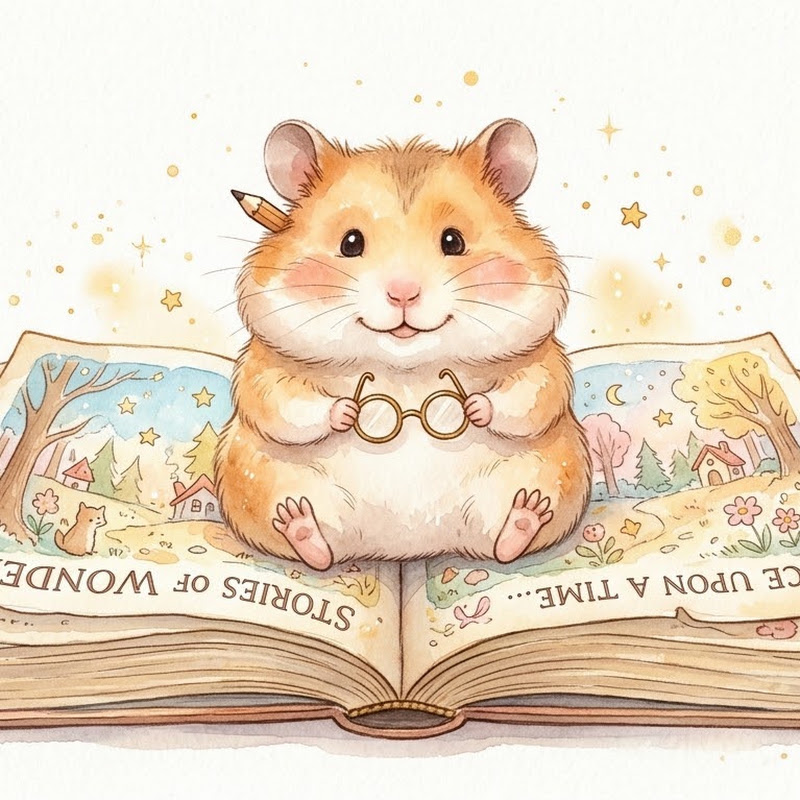
#> input picture hamzzi_profile_picture.png, 800 x 800 px
$ python -i 09c_puzzle_shorts.py   (imports and definitions only)
#> lines starting #> are read from the running program, lines starting #| are printed output that depends on the picture
#!/usr/bin/env python
"""09c_puzzle_shorts.py -- 자체 완결 퍼즐형 숏츠 (2026-10-12 '새 포맷 A~D 순환 채택').

  python 09c_puzzle_shorts.py --dir output/폴더 --format A|B|C|D|auto [--lang ko] [--force]

  A 그림 수수께끼 : 그림 한 조각 확대 -> 힌트 2개 -> 3,2,1 -> 전체 공개
  B 다른 그림 찾기: Gemini 편집 + 차이영역 검사 + 마스크 합성(바뀐 곳 정확히 3곳)
  C 무슨 소리일까 : sfx_lib 효과음 -> 그림 3장 중 고르기 -> 공개
  D 햄찌쌤 질문   : 햄찌쌤(입 움직임)이 주제 질문 -> 본편 장면 3컷

산출: <dir>/shorts_puzzle.mp4 (1080x1920, 30fps, 15~20초, -14 LUFS) + shorts_puzzle.json
작업 파일은 <dir>/_puzzle_work/ 에만 만든다. 기존 파일은 건드리지 않는다. 업로드 안 함.
문구(힌트·정답·질문·VO)는 Gemini 가 story.json 근거로 생성한다(포맷 틀 문구 제외).
"""
import argparse, functools, io, json, math, os, re, subprocess, sys, time
from pathlib import Path
import numpy as np
from PIL import Image, ImageDraw, ImageFont, ImageFilter
from scipy.io import wavfile
from scipy.signal import resample_poly
from scipy import ndimage as ndi

PROJ = Path(__file__).resolve().parent
sys.path.insert(0, str(PROJ))
FFBIN = r"C:\Users\권준구\AppData\Local\Microsoft\WinGet\Packages\Gyan.FFmpeg_Microsoft.Winget.Source_8wekyb3d8bbwe\ffmpeg-8.1-full_build\bin"
if os.path.isdir(FFBIN): os.environ["PATH"] = FFBIN + os.pathsep + os.environ["PATH"]
import requests
from dotenv import dotenv_values
import sfx_lib

# [1 line that did not run here, left out]
FONT = PROJ / "assets/fonts/Jua-Regular.ttf"
HAMDIR = PROJ / "assets/hamzzi"
RHUBARB = Path(r"C:\Users\Public\rhubarb\rhubarb.exe")
TEXT_MODEL = "gemini-3-flash-preview"      # 11b 와 같은 모델(작은 물건 위치 검출 정확)
TEXT_FALLBACK = "gemini-2.5-flash"
# [1 line that did not run here, left out]
VOICE = "tc_601944fb9089786f78c285ef"      # 햄찌쌤 (Jennifer)
W, H, FPS, SR = 1080, 1920, 30, 48000
SRCW, SRCH = 1344, 768
INK = (58, 66, 84); RED = (232, 65, 60); WHITE = (255, 255, 255)
IMG_COST = 0.039
MAX_UP = 2.2                         # 원본 대비 최대 확대 배율(이 이상이면 흐려짐)


class Infeasible(Exception):
    pass


# ───────────────────────── 공통 유틸 ─────────────────────────
def smooth(u): u = min(max(u, 0), 1); return u * u * (3 - 2 * u)
def lerp(a, b, u): return a + (b - a) * u
def ease_out_back(u, k=2.2):
    u = min(max(u, 0), 1) - 1; return 1 + (k + 1) * u ** 3 + k * u ** 2
def pop_in(t, t0, dur=0.35): return ease_out_back((t - t0) / dur) if t >= t0 else 0.0


@functools.lru_cache(maxsize=None)
def font(sz): return ImageFont.truetype(str(FONT), int(sz))


# [40 lines left out: functions text_layer, banner_layer, pill_layer, put, not called in this run]


def blur_bg(img, veil=0.40, seed_tint=None):
    """(이름만 유지) 그림 평균색에 맞춘 종이 질감 단색 배경."""
    m = np.asarray(img.resize((64, 36)), float).reshape(-1, 3).mean(0)
    base = np.array([250, 246, 236.]) * 0.70 + m * 0.30
    rng = np.random.default_rng(7)
    n = ndi.gaussian_filter(rng.normal(0, 1, (H, W)), 0.7) * 7 + ndi.gaussian_filter(rng.normal(0, 1, (H, W)), 22) * 55
    yy, xx = np.mgrid[0:H, 0:W]; vg = 1 - 0.07 * (((xx - W / 2) / (W / 2)) ** 2 + ((yy - H / 2) / (H / 2)) ** 2)
    arr = (base[None, None, :] + n[..., None]) * vg[..., None]
    return Image.fromarray(arr.clip(0, 255).astype(np.uint8)).convert("RGBA")


# [21 lines left out: functions fit_circle, view, circle_img, not called in this run]


def log(*a): print("[09c]", *a, flush=True)


# ───────────────────────── Gemini ─────────────────────────
_cli = None
# [42 lines left out: functions client, png_part, gj, gemini_edit, not called in this run]


# ───────────────────────── 에피소드 자료 ─────────────────────────
class Ep:
    # [108 lines left out: functions __init__, norm, ctx, sheet, faces, tts_line and 1 more, not called in this run]


def sfx(name, **kw):
    a = sfx_lib.SFX[name](**kw).astype(np.float32)
    return resample_poly(a, SR, sfx_lib.SR).astype(np.float32)


def tick(f=880, dur=0.11, amp=1.0):
    t = np.arange(int(SR * dur)) / SR
    return (amp * np.sin(2 * np.pi * f * t) * np.exp(-t * 22) * np.minimum(1, t / 0.004)).astype(np.float32)


def ff(*a): return subprocess.run(["ffmpeg", "-hide_banner", "-y", *a], capture_output=True, text=True, encoding="utf-8", errors="replace")


# [83 lines left out: functions mix_audio, render, endcard, wrap, leak_issues, not called in this run]


DEFAULT_Q = ["이게 뭘까요?", "무엇일까요?", "맞혀 볼래요?"]


# [14 lines left out: function safe_phrases, not called in this run]


# ───────────────────────── 포맷 A ─────────────────────────
CARD_H = 1700; CARD_CY = 960; CARD_AR = W / CARD_H          # 세로 꽉 찬 카드(화면 높이의 88%)
FWA = SRCH * CARD_AR                                          # 줌아웃 끝 크롭 너비(원본 높이 전체)


def vbox(img, cx, cy, w, h):
    w = min(w, img.width); h = min(h, img.height)
    return min(max(cx - w / 2, 0), max(0, img.width - w)), min(max(cy - h / 2, 0), max(0, img.height - h)), w, h


# [358 lines left out: functions locate_A, a_texts, plan_A, build_A, audio_A, finish_B and 7 more, not called in this run]


# ───────────────────────── 포맷 C ─────────────────────────
SOUNDS = {"thump": "쿵(무겁게 걷거나 떨어지는 소리)", "shutter": "찰칵(사진)", "clap": "짝(박수)", "pop": "퐁(작게 튀거나 솟는 소리)",
          "pop_pop": "퐁퐁", "sparkle": "반짝(마법·별 반짝이는 소리)", "flutter": "펄럭펄럭(날개·종이·깃발)", "swish": "쭈욱/휙(늘어나거나 빠르게 지나감)",
          "roll": "데굴데굴(굴러가는 소리)", "knock": "똑똑(문 두드리기)", "splash": "풍덩(물에 빠지거나 첨벙)", "ding": "딩동(종·초인종·알림)"}
SOUND_LONG = {"roll", "sparkle", "flutter", "splash", "ding"}


# [136 lines left out: functions plan_C, finalize_C, build_C, audio_C, not called in this run]


# ───────────────────────── 포맷 D ─────────────────────────
HAM_CROP = (440, 140, 860, 640); HAM_FEET = (651 - 440, 611 - 140)
HAM_EYE = (620, 248, 754, 320); HAM_MOUTH = (626, 322, 718, 394)
MOUTH_MAP = {"A": "mouth_closed", "B": "mouth_i", "C": "base", "D": "mouth_a", "E": "mouth_o", "F": "mouth_o", "G": "mouth_i", "H": "base", "X": "mouth_closed"}


class Ham:
    # [17 lines left out: functions __init__, frame, not called in this run]

    def face(self):
        im = self.base.crop((530, 150, 830, 450)); bg = Image.new("RGBA", im.size, (251, 246, 236, 255)); bg.alpha_composite(im); return bg


# [75 lines left out: functions plan_D, build_D, audio_D, not called in this run]


# ───────────────────────── 실행 ─────────────────────────
ORDER = "ABCD"
NAMES = {"A": "그림수수께끼", "B": "다른그림찾기", "C": "무슨소리일까", "D": "햄찌쌤질문"}


# [44 lines left out: functions last_format, run, not called in this run]


def circle_src(im): return im.convert("RGBA")


# [17 lines left out: function main, not called in this run]


# [2 lines not run here, left out]

>>> import cv2
>>> picture = cv2.imread('hamzzi_profile_picture.png', cv2.IMREAD_GRAYSCALE)
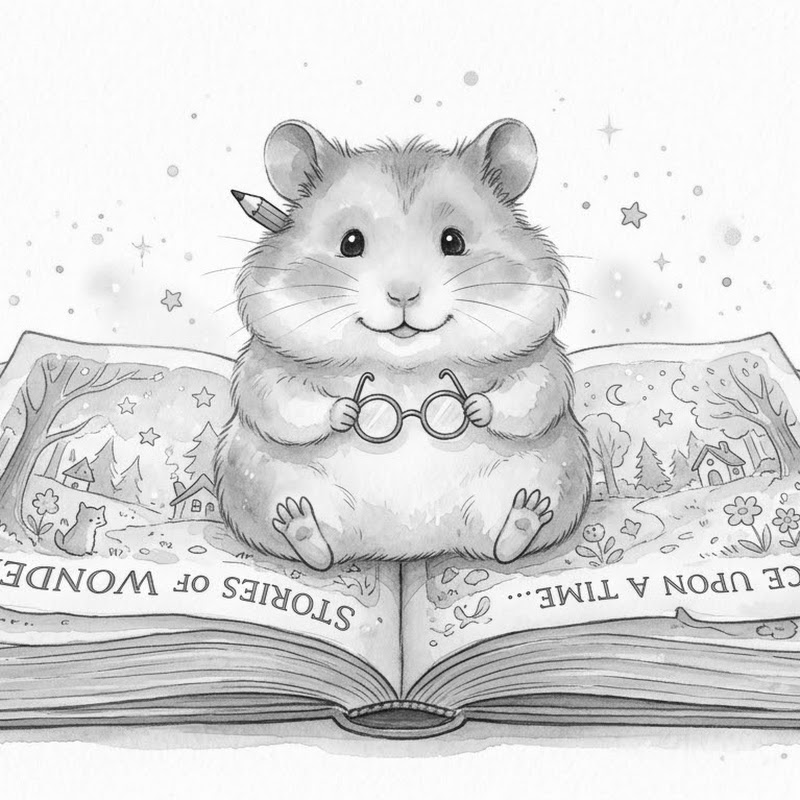
#> picture: shape (800, 800); min 6, max 255, mean 218.8
>>> result = blur_bg(picture)
#> (the run stopped early here; a loop or call above may not have finished)
